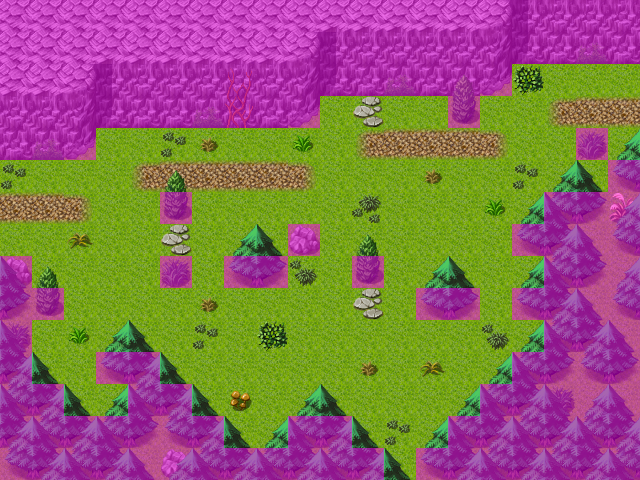

Tiled map render using the project's own tile images. Description and the map definition, with tile-layer contents summarised, below:
An orthogonal 20x15 tile map with 32x32 px tiles, 4 tile layers (Ground, Objects, Above, Walkable), 9 tilesets and 5 objects (3x spawn, 2x mapchange).

<map version="1.0" orientation="orthogonal" width="20" height="15" tilewidth="32" tileheight="32">
    <properties>
        <property name="outdoors" value="1" />
    </properties>
    <tileset firstgid="1" name="map_3" tilewidth="32" tileheight="32">
        <image source="../drawable/map_3.png" />
    </tileset>
    <tileset firstgid="65" name="map_4" tilewidth="32" tileheight="32">
        <image source="../drawable/map_4.png" />
    </tileset>
    <tileset firstgid="129" name="map_6" tilewidth="32" tileheight="32">
        <image source="../drawable/map_6.png" />
    </tileset>
    <tileset firstgid="193" name="map_5" tilewidth="32" tileheight="32">
        <image source="../drawable/map_5.png" />
    </tileset>
    <tileset firstgid="257" name="map_1" tilewidth="32" tileheight="32">
        <image source="../drawable/map_1.png" />
    </tileset>
    <tileset firstgid="321" name="map_7" tilewidth="32" tileheight="32">
        <image source="../drawable/map_7.png" />
    </tileset>
    <tileset firstgid="385" name="map_26" tilewidth="32" tileheight="32">
        <image source="../drawable/map_26.png" />
    </tileset>
    <tileset firstgid="449" name="map_0" tilewidth="32" tileheight="32">
        <image source="../drawable/map_0.png" />
    </tileset>
    <tileset firstgid="513" name="map_2" tilewidth="32" tileheight="32">
        <image source="../drawable/map_2.png" />
    </tileset>
    <layer name="Ground" width="20" height="15">
        <data>[300 cells, 300 non-empty, 7 distinct tile ids]</data>
    </layer>
    <layer name="Objects" width="20" height="15">
        <data>[300 cells, 124 non-empty, 24 distinct tile ids]</data>
    </layer>
    <layer name="Above" width="20" height="15">
        <data>[300 cells, 48 non-empty, 5 distinct tile ids]</data>
    </layer>
    <layer name="Walkable" width="20" height="15">
        <data>[300 cells, 151 non-empty, 1 distinct tile ids]</data>
    </layer>
    <objectgroup name="Mapevents">
        <object name="east" type="mapchange" x="608" y="64" width="32" height="96">
            <properties>
                <property name="map" value="wild7" />
                <property name="place" value="west" />
            </properties>
        </object>
        <object name="west" type="mapchange" x="0" y="160" width="32" height="96">
            <properties>
                <property name="map" value="flagstone0" />
                <property name="place" value="east" />
            </properties>
        </object>
    </objectgroup>
    <objectgroup name="Spawn">
        <object name="forestserpent2" type="spawn" x="160" y="288" width="320" height="128">
            <properties>
                <property name="spawngroup" value="forestserpent2" />
            </properties>
        </object>
        <object name="fox1" type="spawn" x="320" y="64" width="256" height="128">
            <properties>
                <property name="quantity" value="2" />
                <property name="spawngroup" value="fox1" />
            </properties>
        </object>
        <object name="forestwasp2" type="spawn" x="64" y="128" width="352" height="224">
            <properties>
                <property name="quantity" value="2" />
                <property name="spawngroup" value="forestwasp2" />
            </properties>
        </object>
    </objectgroup>
    <objectgroup name="Keys" visible="0" />
</map>
